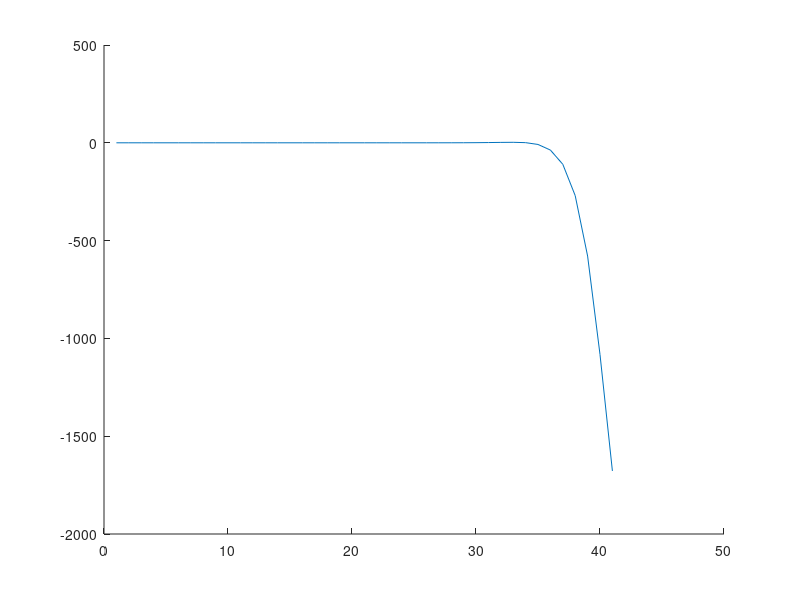

Write MATLAB code to recreate this figure.
% Written by mhamad mahdi salati

% investigation for axial loads
%    The Plane Frame Element K M  Global Matrises
% static anlysis fr step load ,impact load and cretical load
% dynamic anlysis for impact load and harmnic load and...
% euler bernoli beam for mass matrix and stiffness matrix and damping matrix
% newton raphson metod for analysis step
% newmark family metod for analysis dynamic
% impact : impacted mass by bar
%               : impact load
% all by fineit element metod


function []=static_and_dynamic()
clc
% [Node ncon Constraints]= input6();
global A E Ks G I sncon ro_t nsec dx ncon Node sNode_q ax ay az am dt Ty
flag = menu('Select',...
						'Dynamic',...
						'static',...
                        'static of dynamic');
                    if  flag==2;
                         flag1 = 2;%non damping for analysis static
                    elseif flag==1
flag1 = menu('Select',...
						'daming',...
						'no daming');
disp('Please wait ...');
                    else
                        flag1 =2;%non damping for analysis static
                    end
%% Preliminaries of the main while loop
% Deta 0
% A=1; E=30e6;  G=12e6;   I=1/12;
% Deta1
%% deta 1
E= 29e9;    ro_t= 2500;     nu=0.2;     bbbb=0.5;   hhhh=0.3;   L=6;
M2=ro_t*bbbb*hhhh*L;    M1=45*M2;
v0=0;   max_iter=100;
%% deta 2
% E= 210e9;     ro_t=7800;      stress_cr=1500e6;       L=0.193;    nu=0.2;       
% bbbb=8.7*10^-3;     hhhh=0.63*10^-3;    M2=ro_t*bbbb*hhhh*L;    M1=0.369;
% v0=0;   max_iter=50;
%% calc
nsec=10;%Number elemenets beam
Node=zeros(nsec+1,3);
Node(:,1)=0:L/nsec:L;
ncon=zeros(nsec,7);
ncon(:,1)=1:nsec;
ncon(:,2)=2:nsec+1;
c1=1e27;
c2=1e-27;
Constraints=[1	c2	c1	c1
    nsec+1	c1	c1	c1];

A=bbbb*hhhh;        I=bbbb*hhhh^3/12;       r=sqrt(I/A);        ct=sqrt(E/ro_t);
nx=nsec+1;      dx=L/nsec;      %dt=dx/ct;       
% dt=dx/10/ct;

Ty=L/ct;        
TT=5*Ty;
dt=Ty/8;
if flag1 == 1
coef_damp=0.00003;
else
coef_damp=0;%damping
end
nt=floor(TT/dt)+1;% step time
G=E/(2*(1+nu));
%% stiffness Deta
Ks=5/6;
% Ks=1; % Ks is applied in ay and az.
Axx=E*A;
Dxx=E*I;
Sxx=Ks*G*A*0;

%% Deta matrix
ax=1;       ay=1;       az=1;       
if flag == 1
    am=1;
else
    am=0;
end

sncon=size(ncon,1);
sNode=size(Node,1);   sNode_q=2*sNode-1;
wabc=zeros(sncon,3);      uabc=zeros(sncon,3);
% K_sys=zeros(3*sNode,3*sNode);    F_sys=zeros(3*sNode,1);

X_sys_former=zeros(3*sNode_q,1);
x_ele=zeros(sncon,9);  %10*ones(sncon,6);
%%  Applying Boundary Conditions
c1=1e270;
c2=1e-270;
%[node_number rigidity_u rigidity_w rigidity_teta] 
% Constraints=[1	c2	c1	c2
% 5	c1	c2	c1];
Constraints=[1	c2	c1	c2
nsec+1	c1	c1	c2];
[as bs]=find(Constraints>1000);
np_deg=sort(2*3*(-1+Constraints(as))+bs-ones(size(bs,1),1));
% ----------------------
% wab_former=zeros(sncon,1);
%% LOADING static and Deta
f0=0;
q=0.0001;  
load_increment_q0=0.0001;

F0_=3500;  
LL=100;

load_increment_F0=350;

NI_F0=abs(F0_/load_increment_F0);
inp_graph=zeros(NI_F0,1);
F0=load_increment_F0;
Determinant=zeros(NI_F0,1);

NI_q0=q/load_increment_q0;
q0=load_increment_q0;
X_load_incre=zeros(3*sNode_q,NI_F0);

F_app=0;
if flag == 1
dynamic(nt,v0,coef_damp,np_deg,max_iter,F0,x_ele,f0,q0);
elseif flag == 2
 static(F_app,x_ele,f0,q0,X_load_incre,NI_F0,np_deg,load_increment_F0);
else
  dynamic(nt,v0,coef_damp,np_deg,max_iter,F0,x_ele,f0,q0);
end

 %% function uw_element
function [wabc,uabc,x_ele]=uw_ele(ncon,X_sys,sncon)

for el=1:sncon
  n1=ncon(el,1);
  n2=ncon(el,2);
%   r1=3*(n1-1)+1:3*(n1-1)+3;
%   r2=3*(n2-1)+1:3*(n2-1)+3;
  
  r1=3*(n1-1+el-1)+1:3*(n1-1+el-1)+3;   % Note: Just for Unbranched frams
  r2=3*(n2-1+el-1)+1:3*(n2-1+el-1)+3;
  r3=3*(n2-1+el)+1:3*(n2-1+el)+3;
 
  rr=[r1 r2 r3];  
  x_ele(el,:)=X_sys(rr);

  wabc(el,:)=x_ele(el,[2 5 8]);
  
  uabc(el,:)=x_ele(el,[1 4 7]);
end

%% function calculate_K_T_element
function [K_ele, T_ele]=calculate_K_T_element(xa,xc,A,E,Ks,G,I,wabc_e,uabc_e)
Axx=E*A;
Dxx=E*I;
Sxx=Ks*G*A;
xb=0.5*(xa+xc);

i=1:3 ; j=1:3;

NGP=3;
LGP=2;
Gauss_full=gauss(NGP);
Gauss_reduced=gauss(LGP);

%functions needed to be implemented by full integration
% f_K11=(DSx(i))'*DSx(j);
F_K11=0;
for ite=1:NGP
    xi=Gauss_full(ite,1);  wt=Gauss_full(ite,2);
%     S1 =[ 1/2-1/2*xi, 1/2+1/2*xi];
   Jac=xa*xi-1/2*xa-2*xb*xi+xc*xi+1/2*xc;   % Jac =-1/2*xa+1/2*xb;
   DSx =[ -(2*xi-1)/(-2*xa*xi+xa+4*xb*xi-2*xc*xi-xc),      4*xi/(-2*xa*xi+xa+4*xb*xi-2*xc*xi-xc), -(2*xi+1)/(-2*xa*xi+xa+4*xb*xi-2*xc*xi-xc)];
 %DSx =[1/(xa-xb), -1/(xa-xb)];
    
    f_K11=(DSx(i))'*DSx(j);
    F_K11=F_K11+f_K11*wt*Jac;
end
 K11=Axx*F_K11;
 %functions needed to be implemented by reduced integration

wa=wabc_e(1);    wb=wabc_e(2);    wc=wabc_e(3);
ua=uabc_e(1);      ub=uabc_e(2);     uc=uabc_e(3);
F_K12=0;
F_K22_1=0;
F_K22_2=0;
F_K23=0;
F_K33_1=0;
F_K33_2=0;
F_T12_extra=0;    % the word extra is introduced here because T12 has other terms: K12
F_T22_extra_1=0;
F_T22_extra_2=0;
for ite=1:LGP
    xi=Gauss_reduced(ite,1);  wt=Gauss_reduced(ite,2);
    S2(1)=-0.5*(1-xi)*xi;  S2(2)=(1-xi*xi);    S2(3)=0.5*(1+xi)*xi;   %S1 =[ 1/2-1/2*xi, 1/2+1/2*xi];
    Jac=xa*xi-1/2*xa-2*xb*xi+xc*xi+1/2*xc;   % Jac =-1/2*xa+1/2*xb;
   DSx =[ -(2*xi-1)/(-2*xa*xi+xa+4*xb*xi-2*xc*xi-xc),      4*xi/(-2*xa*xi+xa+4*xb*xi-2*xc*xi-xc), -(2*xi+1)/(-2*xa*xi+xa+4*xb*xi-2*xc*xi-xc)];
 %DSx =[1/(xa-xb), -1/(xa-xb)];
%     f_T12_extra=(wa*DSx(1)+wb*DSx(2)).*((DSx(i))'*DSx(j));
%     F_T12_extra=F_T12_extra+f_T12_extra*wt*Jac;
    
    f_T22_extra_1=(ua*DSx(1)+ub*DSx(2)+uc*DSx(3)).*((DSx(i))'*DSx(j));
    F_T22_extra_1=F_T22_extra_1+f_T22_extra_1*wt*Jac;
    
    f_T22_extra_2=((wa*DSx(1)+wb*DSx(2)+wc*DSx(3))^2).*(DSx(i))'*DSx(j);
    F_T22_extra_2=F_T22_extra_2+f_T22_extra_2*wt*Jac;
    
    f_K12=(wa*DSx(1)+wb*DSx(2)+wc*DSx(3)).*((DSx(i))'*DSx(j));
    F_K12=F_K12+f_K12*wt*Jac;
    
    f_K22_1=(DSx(i))'*DSx(j);
    F_K22_1=F_K22_1+f_K22_1*wt*Jac;
    
    f_K22_2=((wa*DSx(1)+wb*DSx(2)+wc*DSx(3))^2).*(DSx(i))'*DSx(j);
    F_K22_2=F_K22_2+f_K22_2*wt*Jac;
    
    f_K23=(DSx(i))'*S2(j);   % or maybe this is true:   DSx(i)*(S1(j))';
    F_K23=F_K23+f_K23*wt*Jac;
    
    f_K33_1=(DSx(i))'*DSx(j);
    F_K33_1=F_K33_1+f_K33_1*wt*Jac;
    
    f_K33_2=(S2(i))'*S2(j);
    F_K33_2=F_K33_2+f_K33_2*wt*Jac;    
end
%  K11=Axx*F_K11;
%  K12=0.5*Axx*F_K12;   K21=2*K12;
 K12=0;   K21=2*K12;
 K13=zeros(3,3);    K31=K13;
 K22=Sxx*F_K22_1+0.5*Axx*F_K22_2;
 K23=Sxx*F_K23;     K32=K23';
 K33=Dxx*F_K33_1+Sxx*F_K33_2;

 K_ele([1 4 7],[1 4 7])=K11;
 K_ele([2 5 8],[2 5 8])=K22;
 K_ele([3 6 9],[3 6 9])=K33;
 K_ele([2 5 8],[1 4 7])=K21;
 K_ele([1 4 7],[2 5 8])=K12;
 K_ele([1 4 7],[3 6 9])=K13;
 K_ele([2 5 8],[3 6 9])=K23;
 K_ele([3 6 9],[1 4 7])=K31;
 K_ele([3 6 9],[2 5 8])=K32;
 
 T11=K11;
 T12=K12+0.5*Axx*F_T12_extra;    %T12=2*K12;
%  T12=2*K12;
 T21=K21;
 T13=K13;    
 T31=K31;
 T22=K22+Axx*(F_T22_extra_1+F_T22_extra_2);
 T23=K23;     
 T32=K32;
 T33=K33;
 
 T_ele([1 4 7],[1 4 7])=T11;
 T_ele([2 5 8],[2 5 8])=T22;
 T_ele([3 6 9],[3 6 9])=T33;
 T_ele([2 5 8],[1 4 7])=T21;
 T_ele([1 4 7],[2 5 8])=T12;
 T_ele([1 4 7],[3 6 9])=T13;
 T_ele([2 5 8],[3 6 9])=T23;
 T_ele([3 6 9],[1 4 7])=T31;
 T_ele([3 6 9],[2 5 8])=T32;
dfgf=0;
return
 
%% function calculate_K__element 3NODE
function [K_ele]=calculate_K__element(xa,xc,A,E,Ks,G,I,wabc_e,uabc_e,ax,ay,az)
Axx=E*A;
Dxx=E*I;
Sxx=Ks*G*A;
xb=0.5*(xa+xc);

i=1:3 ; j=1:3;

NGP=2;
LGP=2;
Gauss_full=gauss(NGP);
Gauss_reduced=gauss(LGP);

%functions needed to be implemented by full integration
% f_K11=(DSx(i))'*DSx(j);
F_K11=0;
for ite=1:NGP
    xi=Gauss_full(ite,1);  wt=Gauss_full(ite,2);
    %     S1 =[ 1/2-1/2*xi, 1/2+1/2*xi];
    Jac=xa*xi-1/2*xa-2*xb*xi+xc*xi+1/2*xc;   % Jac =-1/2*xa+1/2*xb;
    DSx =[ -(2*xi-1)/(-2*xa*xi+xa+4*xb*xi-2*xc*xi-xc),      4*xi/(-2*xa*xi+xa+4*xb*xi-2*xc*xi-xc), -(2*xi+1)/(-2*xa*xi+xa+4*xb*xi-2*xc*xi-xc)];
    %DSx =[1/(xa-xb), -1/(xa-xb)];
    
    f_K11=ax*(DSx(i))'*DSx(j);
    F_K11=F_K11+f_K11*wt*Jac;
end
K11=Axx*F_K11;
%functions needed to be implemented by reduced integration

wa=wabc_e(1);    wb=wabc_e(2);    wc=wabc_e(3);
ua=uabc_e(1);      ub=uabc_e(2);     uc=uabc_e(3);
F_K12=0;
F_K22_1=0;
F_K22_2=0;
F_K23=0;
F_K33_1=0;
F_K33_2=0;

for ite=1:LGP
    xi=Gauss_reduced(ite,1);  wt=Gauss_reduced(ite,2);
    S2(1)=-0.5*(1-xi)*xi;  S2(2)=(1-xi*xi);    S2(3)=0.5*(1+xi)*xi;   %S1 =[ 1/2-1/2*xi, 1/2+1/2*xi];
    Jac=xa*xi-1/2*xa-2*xb*xi+xc*xi+1/2*xc;   % Jac =-1/2*xa+1/2*xb;
    DSx =[ -(2*xi-1)/(-2*xa*xi+xa+4*xb*xi-2*xc*xi-xc),      4*xi/(-2*xa*xi+xa+4*xb*xi-2*xc*xi-xc), -(2*xi+1)/(-2*xa*xi+xa+4*xb*xi-2*xc*xi-xc)];
    
    f_K12=ax*ay*(wa*DSx(1)+wb*DSx(2)+wc*DSx(3)).*((DSx(i))'*DSx(j));
    F_K12=F_K12+f_K12*wt*Jac;
    
    f_K22_1=az*(DSx(i))'*DSx(j);
    F_K22_1=F_K22_1+f_K22_1*wt*Jac;
    
    f_K22_2=ax*ay*((wa*DSx(1)+wb*DSx(2)+wc*DSx(3))^2).*(DSx(i))'*DSx(j);
    F_K22_2=F_K22_2+f_K22_2*wt*Jac;
    
    f_K23=az*(DSx(i))'*S2(j);   % or maybe this is true:   DSx(i)*(S1(j))';
    F_K23=F_K23+f_K23*wt*Jac;
    
    f_K33_1=ay*(DSx(i))'*DSx(j);
    F_K33_1=F_K33_1+f_K33_1*wt*Jac;
    
    f_K33_2=az*(S2(i))'*S2(j);
    F_K33_2=F_K33_2+f_K33_2*wt*Jac;
end
%  K11=Axx*F_K11;
K12=0.5*Axx*F_K12;   K21=2*K12;
K13=zeros(3,3);    K31=K13;
K22=Sxx*F_K22_1+0.5*Axx*F_K22_2;
K23=Sxx*F_K23;     K32=K23';
K33=Dxx*F_K33_1+Sxx*F_K33_2;

K_ele([1 4 7],[1 4 7])=K11;
K_ele([2 5 8],[2 5 8])=K22;
K_ele([3 6 9],[3 6 9])=K33;
K_ele([2 5 8],[1 4 7])=K21;
K_ele([1 4 7],[2 5 8])=K12;
K_ele([1 4 7],[3 6 9])=K13;
K_ele([2 5 8],[3 6 9])=K23;
K_ele([3 6 9],[1 4 7])=K31;
K_ele([3 6 9],[2 5 8])=K32;

return

%% function calculate_K_element 2NODE
function K_ele=calculate_K_element(xa,xb,A,E,Ks,G,I,wab_e)
Axx=E*A;
Dxx=E*I;
Sxx=Ks*G*A;
xab=[xa xb];

i=1:2 ; j=1:2;

NGP=2;
LGP=1;
Gauss_full=gauss(NGP);
Gauss_reduced=gauss(LGP);

%functions needed to be implemented by full integration
% f_K11=(DSx(i))'*DSx(j);
F_K11=0;
for ite=1:NGP
    xi=Gauss_full(ite,1);  wt=Gauss_full(ite,2);
%     S1 =[ 1/2-1/2*xi, 1/2+1/2*xi];
    Jac =-1/2*xa+1/2*xb;
    DSx =[1/(xa-xb), -1/(xa-xb)];
    
    f_K11=(DSx(i))'*DSx(j);
    F_K11=F_K11+f_K11*wt*Jac;
end
 K11=Axx*F_K11;
 %functions needed to be implemented by reduced integration

wa=wab_e(1);    wb=wab_e(2);
F_K12=0;
F_K22_1=0;
F_K22_2=0;
F_K23=0;
F_K33_1=0;
F_K33_2=0;
for ite=1:LGP
    xi=Gauss_reduced(ite,1);  wt=Gauss_reduced(ite,2);
    S1 =[ 1/2-1/2*xi, 1/2+1/2*xi];
    Jac =-1/2*xa+1/2*xb;
    DSx =[1/(xa-xb), -1/(xa-xb)];
    
    f_K12=(wa*DSx(1)+wb*DSx(2)).*((DSx(i))'*DSx(j));
    F_K12=F_K12+f_K12*wt*Jac;
    
    f_K22_1=(DSx(i))'*DSx(j);
    F_K22_1=F_K22_1+f_K22_1*wt*Jac;
    
    f_K22_2=((wa*DSx(1)+wb*DSx(2))^2).*(DSx(i))'*DSx(j);
    F_K22_2=F_K22_2+f_K22_2*wt*Jac;
    
    f_K23=(DSx(i))'*S1(j);   % or maybe this is true:   DSx(i)*(S1(j))';
    F_K23=F_K23+f_K23*wt*Jac;
    
    f_K33_1=(DSx(i))'*DSx(j);
    F_K33_1=F_K33_1+f_K33_1*wt*Jac;
    
    f_K33_2=(S1(i))'*S1(j);
    F_K33_2=F_K33_2+f_K33_2*wt*Jac;    
end
 K11=Axx*F_K11;
 K12=0.5*Axx*F_K12;   K21=2*K12;
 K13=zeros(2,2);    K31=K13;
 K22=Sxx*F_K22_1+0.5*Axx*F_K22_2;
 K23=Sxx*F_K23;     K32=K23';
 K33=Dxx*F_K33_1+Sxx*F_K33_2;
%  
%  K32(1,2)=- K32(1,2);
%   K32(2,1)=- K32(2,1);
%  
 
%  ELK=zeros(6,6);
 ELK([1 4],[1 4])=K11;
 ELK([2 5],[2 5])=K22;
 ELK([3 6],[3 6])=K33;
 ELK([2 5],[1 4])=K21;
 ELK([1 4],[2 5])=K12;
 ELK([1 4],[3 6])=K13;
 ELK([2 5],[3 6])=K23;
 ELK([3 6],[1 4])=K31;
 ELK([3 6],[2 5])=K32;

 K_ele=ELK;    % K_ele=double(ELK);
 return
 
%% function Mass
function [M_ele]=calculate_M_element(xa,xc,ro_t,A,I)

RoA=ro_t*A;
RoI=ro_t*A;
% RoI=ro_t*I;
xb=0.5*(xa+xc);

i=1:3 ; j=1:3;

NGP=3;
LGP=2;
Gauss_full=gauss(NGP);
Gauss_reduced=gauss(LGP);

%functions needed to be implemented by full integration
% f_K11=(DSx(i))'*DSx(j);
F_M11=0;
for ite=1:NGP
    xi=Gauss_full(ite,1);  wt=Gauss_full(ite,2);
    
    S2(1)=-0.5*(1-xi)*xi;  S2(2)=(1-xi*xi);    S2(3)=0.5*(1+xi)*xi;   %S1 =[ 1/2-1/2*xi, 1/2+1/2*xi];
    
    Jac=xa*xi-1/2*xa-2*xb*xi+xc*xi+1/2*xc;   % Jac =-1/2*xa+1/2*xb;
    
    f_M11=(S2(i))'*S2(j);%(DSx(i))'*DSx(j);
    F_M11=F_M11+f_M11*wt*Jac;
    
end
M11=RoA*F_M11;
%functions needed to be implemented by reduced integration

F_M33=0;

for ite=1:LGP
    xi=Gauss_reduced(ite,1);  wt=Gauss_reduced(ite,2);
    S2(1)=-0.5*(1-xi)*xi;  S2(2)=(1-xi*xi);    S2(3)=0.5*(1+xi)*xi;   %S1 =[ 1/2-1/2*xi, 1/2+1/2*xi];
    Jac=xa*xi-1/2*xa-2*xb*xi+xc*xi+1/2*xc;   % Jac =-1/2*xa+1/2*xb;
    f_M33=(S2(i))'*S2(j);
    F_M33=F_M33+f_M33*wt*Jac;
end
F_M22=F_M33;;
M22=RoA*F_M22;
M33=RoI*F_M33;


M13=zeros(3,3);    M31=M13;
M23=zeros(3,3);    M32=M23;
M12=zeros(3,3);    M21=M12;

M_ele([1 4 7],[1 4 7])=M11;
M_ele([2 5 8],[2 5 8])=M22;
M_ele([3 6 9],[3 6 9])=M33;
M_ele([2 5 8],[1 4 7])=M21;
M_ele([1 4 7],[2 5 8])=M12;
M_ele([1 4 7],[3 6 9])=M13;
M_ele([2 5 8],[3 6 9])=M23;
M_ele([3 6 9],[1 4 7])=M31;
M_ele([3 6 9],[2 5 8])=M32;
return

%% function Mass
function [m]=mass_mms(xa,xc,ro,A,I,dx);
    
xb=xc-xa;
m11=0;
for i=1:3
    for j=1:3
    syms x
%     S1 =[ 1/2-1/2*xi, 1/2+1/2*xi];
    S2(1)=(2*x^2)-(3*x)+1;  S2(2)=(-4*x^2)+(4*x);    S2(3)=(2*x^2)-x;   %S1 =[ 1-x, x];
    m11(i,j)=int(S2(i)*S2(j),0,1);
    end
end
 %functions needed to be implemented by reduced integration
 
 S3=[(x^2)-(5*(x^3)/4)-((x^4)/2)+(3*(x^5))
    (dx/4)*(x^2-x^3-x^4+x^5)
    1-(2*x^2)+x^4
    dx*(x-(2*x^2)+x^5)
    x^2+(5*(x^3)/4)-((x^4)/2)-(3*(x^5)/4)
    (dx/4)*(-x^2-x^3+x^4+x^5)];

    syms x
for i=1:6
    for j=1:6
    m22(i,j)=int(S3(i)*S3(j),0,1);
    end
end
 m11=m11*ro*A;
 m22=m22;
 m_ele([1 4 7],[1 4 7])=m11;
 m_ele([2 5 8],[2 5 8])=m22([1 3 5],[1 3 5])*ro*A;
 m_ele([3 6 9],[3 6 9])=m22([2 4 6],[2 4 6])*ro*I;
 m_ele([2 5 8],[1 4 7])=0;%m21;
 m_ele([1 4 7],[2 5 8])=0;%m12;
 m_ele([1 4 7],[3 6 9])=0;%m13;
 m_ele([2 5 8],[3 6 9])=0;%m22([1 3 5],[2 4 6]);
 m_ele([3 6 9],[1 4 7])=0;%m31;
 m_ele([3 6 9],[2 5 8])=0;%m22([2 4 6],[1 3 5]);
 m= m_ele;
 hhh=54;

%% function  calculate_F_element
function F_ele=calculate_F_element(xa,xc,f0,q0,F0)

xb=0.5*(xa+xc);
i=1:3 ; j=1:3;

NGP=3;
LGP=2;
Gauss_full=gauss(NGP);
Gauss_reduced=gauss(LGP);

%functions needed to be implemented by full integration
F_F1=0;
F_F2=0;
for ite=1:NGP
    xi=Gauss_full(ite,1);  wt=Gauss_full(ite,2);
    S2(1)=-0.5*(1-xi)*xi;  S2(2)=(1-xi*xi);    S2(3)=0.5*(1+xi)*xi;   %S1 =[ 1/2-1/2*xi, 1/2+1/2*xi];
    Jac=xa*xi-1/2*xa-2*xb*xi+xc*xi+1/2*xc;   % Jac =-1/2*xa+1/2*xb;
%    DSx =[ -(2*xi-1)/(-2*xa*xi+xa+4*xb*xi-2*xc*xi-xc),      4*xi/(-2*xa*xi+xa+4*xb*xi-2*xc*xi-xc), -(2*xi+1)/(-2*xa*xi+xa+4*xb*xi-2*xc*xi-xc)];
%     DSx =[1/(xa-xb), -1/(xa-xb)];
    f_F1=S2(i);
    F_F1=F_F1+f_F1*wt*Jac;
    f_F2=S2(i);        %S2(i);
    F_F2=F_F2+f_F2*wt*Jac;
end
%  K11=Axx*F_K11;
 F1=f0*F_F1;
 F2=q0*F_F2;
 F3=zeros(3,1);    %F3=q0*F_F3;
F_ele([1;4;7])=F1;
F_ele([2;5;8])=F2;
F_ele([3;6;9])=F3;
F_ele=F_ele';     %F_ele=double(F_ele');
% F_ele=vpa(F_ele');
if xa==0
    F_ele(1,1)=F0;
end
 return

 %% function  Assembling_K_F
function [K_sys,F_sys]=K_F_sys(sNode_q,Node,ncon,uabc,wabc,f0,q0,F_app,ax,ay,az)
global A E Ks G I sncon

K_sys=zeros(3*sNode_q,3*sNode_q);    F_sys=zeros(3*sNode_q,1);

for el=1:sncon
    n1=ncon(el,1);    n2=ncon(el,2);
    xa=Node(n1,1);    xc=Node(n2,1);
    
    wabc_e=wabc(el,:);     uabc_e=uabc(el,:);
    
    % K_ele=calculate_K_element(xa,xb,A,E,Ks,G,I,wab_e,ax,ay,az);
    [K_ele]=calculate_K__element(xa,xc,A,E,Ks,G,I,wabc_e,uabc_e,ax,ay,az);
    F_ele=calculate_F_element(xa,xc,f0,q0,F_app);
    
    % Making K_system and F_system
    r1=3*(n1-1+el-1)+1:3*(n1-1+el-1)+3;   % Note: Just for Unbranched frams
    r2=3*(n2-1+el-1)+1:3*(n2-1+el-1)+3;
    r3=3*(n2-1+el)+1:3*(n2-1+el)+3;
    
    rrr=[r1 r2 r3];
   
    K_sys(rrr(:),rrr(:))=K_sys(rrr(:),rrr(:))+K_ele(:,:);
    F_sys(rrr(:))=F_sys(rrr(:))+F_ele(:);
    
    
end

%% function  Assembling_KT_R
function [T_sys,R_sys]=T_R_sys(x_ele,sNode_q,Node,ncon,uabc,wabc,f0,q0,F_app,ax,ay,az)
global A E Ks G I sncon

T_sys=zeros(3*sNode_q,3*sNode_q);    F_sys=zeros(3*sNode_q,1);
R_sys=zeros(3*sNode_q,1);
for el=1:sncon
    n1=ncon(el,1);    n2=ncon(el,2);
    xa=Node(n1,1);    xc=Node(n2,1);
    
    wabc_e=wabc(el,:);     uabc_e=uabc(el,:);
    
    [K_ele T_ele]=calculate_K_T_element(xa,xc,A,E,Ks,G,I,wabc_e,uabc_e);
    F_ele=calculate_F_element(xa,xc,f0,q0,F_app);
    X_ele=x_ele(el,:);
    R_ele=-(F_ele-K_ele*X_ele');
    
    % Making K_system and F_system
    r1=3*(n1-1+el-1)+1:3*(n1-1+el-1)+3;   % Note: Just for Unbranched frams
    r2=3*(n2-1+el-1)+1:3*(n2-1+el-1)+3;
    r3=3*(n2-1+el)+1:3*(n2-1+el)+3;
    
    rrr=[r1 r2 r3];
    T_sys(rrr(:),rrr(:))=T_sys(rrr(:),rrr(:))+T_ele(:,:);
    R_sys(rrr(:))=R_sys(rrr(:))+R_ele(:);
    
end
h=1;

%% function  Assembling_KT_R
function [T_sys,R_sys]=T_R_sys_Dynamic(x_ele,sNode_q,Node,ncon,uabc,wabc,f0,q0,F_app,ax,ay,az,M_sys_con1,coef_damp,X,Xd,Xdd,XI,XdI,XddI,R_sys_con1)
global A E Ks G I sncon dt am ro_t
persistent gamma_ beta_
if isempty(beta_)
    gamma_=1/2;              beta_=1/4;
end
% [M_sys]=Mass_sys1(sNode_q,Node,ncon,am);
c0 = 1/(beta_*dt*dt) ;
c1 = gamma_/(beta_*dt) ;
c2 = 1/(beta_*dt) ;
c3 = 1/(beta_*2) - 1 ;
c4 = gamma_/beta_ - 1 ;
% c5 = 0.5*dt*(gamma_/beta_ - 2 ) ;
c5 = dt*(gamma_/beta_ - 1 ) ;
c6 = dt*(1 - gamma_ ) ;
c7 = dt* gamma_  ;
T_sys=zeros(3*sNode_q,3*sNode_q);    F_sys=zeros(3*sNode_q,1);
R_sys=zeros(3*sNode_q,1);
for el=1:sncon
    n1=ncon(el,1);    n2=ncon(el,2);
    xa=Node(n1,1);    xc=Node(n2,1);
    
    wabc_e=wabc(el,:);     uabc_e=uabc(el,:);
    
    % K_ele=calculate_K_element(xa,xb,A,E,Ks,G,I,wab_e,ax,ay,az);
    [K_ele T_ele]=calculate_K_T_element(xa,xc,A,E,Ks,G,I,wabc_e,uabc_e);
%     [K_ele]=calculate_K__element(xa,xc,A,E,Ks,G,I,wabc_e,uabc_e,ax,ay,az);
    F_ele=calculate_F_element(xa,xc,f0,q0,F_app);
    X_ele=x_ele(el,:);
%     R_ele=-(F_ele-K_ele*X_ele');
    
    % Making K_system and F_system
    r1=3*(n1-1+el-1)+1:3*(n1-1+el-1)+3;   % Note: Just for Unbranched frams
    r2=3*(n2-1+el-1)+1:3*(n2-1+el-1)+3;
    r3=3*(n2-1+el)+1:3*(n2-1+el)+3;

    rrr=[r1 r2 r3];
    
    Xii=XI(rrr);
    Xdii=XdI(rrr);
    Xddii=XddI(rrr);
    Xi=X(rrr);
    Xdi=Xd(rrr);
    Xddi=Xdd(rrr);
    R_1=R_sys_con1(rrr);
%     M=M_sys(rrr,rrr);
    [M_ele]=calculate_M_element(xa,xc,ro_t,A,I);
    M=M_ele*am;
    C=coef_damp*K_ele;
    Keff = c0*M + c1*C + K_ele ;
    Feff = F_ele+ M*(c0*Xi+c2*Xdi+c3*Xddi) ...
    +C*(c1*Xi+c4*Xdi+c5*Xddi) ;
%     R_ele=(Feff-Keff*X_ele');
%     R_ele=-(M*Xddi + C*Xdi + K_ele*X_ele')+F_ele;
%     R_ele=(M*Xddi + C*Xdi - Keff*X_ele')-Feff;
%     R_ele=-(F_ele-K_ele*X_ele');
%     R_ele=-(F_ele - Keff*X_ele' - M*Xddi - C*Xdi);
%     R_ele=-(F_ele - Keff*X_ele');
%     R_ele=(Feff - K_ele*X_ele');
%     R_ele=F_ele - M*Xddi - C*Xdi - K_ele*Xi;
%     R_ele=Feff - M*Xddi - C*Xdi - Keff*Xi;
%     DYNAMIC=M*(Xddi) + C*(Xdi);
%     DYNAMIC=M*(c3*Xddi) + C*(c4*Xdi);
    DYNAMIC=M*(c0*(Xii-Xi) - c2*Xdi - c3*Xddi) + C*(c1*(Xii-Xi) - c4*Xdi - c5*Xddi);
%     DYNAMIC=C*(c1*(Xii-Xi) - c4*Xdi - c5*Xddi);
%     P= M*Xddii + C*Xdii + Keff*Xii;
%     P= M*Xddi + C*Xdi + K_ele*(Xi);
    P= Keff*(Xii) + DYNAMIC;
%     P= K_ele*(Xi);
%     R_ele= F_ele - DYNAMIC - P;
    R_ele= -F_ele - P;
    l=4;
%     R_ele = F_ele - M*(c0*Xi+c2*Xdi+c3*Xddi) ...
%     - C*(c1*Xi+c4*Xdi+c5*Xddi) -K_ele*Xi;
%     R_ele= Feff - M*Xddi + C*Xdi + Keff*Xi;

%     R_ele=R_ele - R_1;
%     M*(c0*(Xi-Xii) - c2*Xdi - c3*Xddi)
%     C*(c1*(Xi-Xii) - c4*Xdi -c5*Xddi) 
%     K_ele*Xi
    T_sys(rrr(:),rrr(:))=T_sys(rrr(:),rrr(:))+T_ele(:,:);
    R_sys(rrr(:))=R_sys(rrr(:))+R_ele(:);
    
%     K_sys(rrr(:),rrr(:))=K_sys(rrr(:),rrr(:))+K_ele(:,:);
%     F_sys(rrr(:))=F_sys(rrr(:))+F_ele(:);
    
    
end
h=1;

%% function  Assembling_M
function [M_sys]=Mass_sys1(sNode_q,Node,ncon,am)
global A  I sncon ro_t

M_sys=zeros(3*sNode_q,3*sNode_q);

for el=1:sncon
    n1=ncon(el,1);    n2=ncon(el,2);
    xa=Node(n1,1);    xc=Node(n2,1);
    
    % Making K_system and F_system
    r1=3*(n1-1+el-1)+1:3*(n1-1+el-1)+3;   % Note: Just for Unbranched frams
    r2=3*(n2-1+el-1)+1:3*(n2-1+el-1)+3;
    r3=3*(n2-1+el)+1:3*(n2-1+el)+3;    
    rrr=[r1 r2 r3];
    
    [M_ele]=calculate_M_element(xa,xc,ro_t,A,I);    
    M_sys(rrr(:),rrr(:))=M_sys(rrr(:),rrr(:))+(am*M_ele(:,:));
end

%% function  Assembling_M
function [M_sys]=Mass_sys2(sNode_q,Node,ncon,am)
global A  I sncon ro_t dx

M_sys=zeros(3*sNode_q,3*sNode_q);
for el=1:sncon
    n1=ncon(el,1);    n2=ncon(el,2);
    xa=Node(n1,1);    xc=Node(n2,1);
    
    % Making K_system and F_system
    r1=3*(n1-1+el-1)+1:3*(n1-1+el-1)+3;   % Note: Just for Unbranched frams
    r2=3*(n2-1+el-1)+1:3*(n2-1+el-1)+3;
    r3=3*(n2-1+el)+1:3*(n2-1+el)+3;
    rrr=[r1 r2 r3];
    
    [M_ele]=mass_mms(xa,xc,ro_t,A,I,dx);
    M_sys(rrr(:),rrr(:))=M_sys(rrr(:),rrr(:))+(am*M_ele(:,:));
end

 %% function constraints Boundary K AND F
    function [K_sys_con1,F_sys_con1]=K_F_sys_con1(K_sys,F_sys,np_deg,sNode_q)  % apply constraints Boundary conds)
K_sys_con1=K_sys;
F_sys_con1=F_sys;
K_sys_con1(np_deg,:)=0;
K_sys_con1(:,np_deg)=0;
np_z_diag=zeros(3*sNode_q,1);
np_z_diag(np_deg)=1;
np_z_diag_1=diag(np_z_diag);
K_sys_con1=K_sys_con1+np_z_diag_1;
F_sys_con1(np_deg)=0;
 
%% function constraints Boundary KT AND R
    function [T_sys_con1,R_sys_con1]=KT_R_sys_con2(T_sys,R_sys,np_deg,sNode_q)  % apply constraints Boundary conds)
T_sys_con1=T_sys;
R_sys_con1=R_sys;
T_sys_con1(np_deg,:)=0;
T_sys_con1(:,np_deg)=0;
np_z_diag=zeros(3*sNode_q,1);
np_z_diag(np_deg)=1;
np_z_diag_1=diag(np_z_diag);
T_sys_con1=T_sys_con1+np_z_diag_1;
R_sys_con1(np_deg)=0;

%% function constraints Boundary Mass matrix
function [M_sys_con1]=Mass_sys_con1(M_sys,np_deg,sNode_q,am)  % apply constraints Boundary conds)
M_sys_con1=M_sys;
M_sys_con1(np_deg,:)=0;
M_sys_con1(:,np_deg)=0;
np_z_diag=zeros(3*sNode_q,1);
np_z_diag(np_deg)=1;
np_z_diag_1=diag(np_z_diag);
M_sys_con1=M_sys_con1+np_z_diag_1;
M_sys_con1=M_sys_con1*am;

 %% function static anlysis 
function [] =static(F_app,x_ele,f0,q0,X_load_incre,NI_F0,np_deg,load_increment_F0)
global  sncon ncon Node sNode_q ax ay az
wabc=zeros(sncon,3);      uabc=zeros(sncon,3);
% ipmact load Ray Clough
Load=zeros(1,NI_F0);
Load(1,1)=0;
Load(1,2)=5;
Load(1,3)=8;
Load(1,4)=7;
Load(1,5)=5;
Load(1,6)=3;
Load(1,7)=2;
Load(1,8)=1;
Load(1,9)=0;
for nom_inc_F0=1:NI_F0
%% The main while loop
% F_app=F_app+F0;
 F_app=Load(nom_inc_F0);
toler=100;   toler_w=100;   iter=0;
while toler>0.001 && iter<100
    iter=iter+1;
%% Assembling
[T_sys,R_sys]=T_R_sys(x_ele,sNode_q,Node,ncon,uabc,wabc,f0,q0,F_app,ax,ay,az);
%% Applying Boundary Conditions
[T_sys_con1,R_sys_con1]=KT_R_sys_con2(T_sys,R_sys,np_deg,sNode_q);  % apply constraints Boundary conds)
Determinant(nom_inc_F0)=det(1e-6*T_sys_con1);
% ----------------

dx_sys=-T_sys_con1\R_sys_con1;

if iter==1 && nom_inc_F0==1
X_sys=dx_sys;
elseif iter==1
X_sys=X_load_incre(:,nom_inc_F0-1)+dx_sys;
else
X_sys=X_sys_former+dx_sys;
end    %if

toler=sum(abs(R_sys_con1));    %          toler=max(abs(dx_sys));
X_sys_former=X_sys;

%% calculation of wa, wb which are the only nonlinear parameters
for el=1:sncon
  n1=ncon(el,1);
  n2=ncon(el,2);
%   r1=3*(n1-1)+1:3*(n1-1)+3;
%   r2=3*(n2-1)+1:3*(n2-1)+3;
%   rr=[r1 r2];   

  r1=3*(n1-1+el-1)+1:3*(n1-1+el-1)+3;   % Note: Just for Unbranched frams
  r2=3*(n2-1+el-1)+1:3*(n2-1+el-1)+3;
  r3=3*(n2-1+el)+1:3*(n2-1+el)+3;
 
  rr=[r1 r2 r3];  
  x_ele(el,:)=X_sys(rr);
  wabc(el,:)=x_ele(el,[2 5 8]);
  uabc(el,:)=x_ele(el,[1 4 7]);
end

end     %while

    X_load_incre(:,nom_inc_F0)=X_sys;

% inp_graph(nom_inc_F0)=X_load_incre((sNode_q-1)/2*3+1,nom_inc_F0);
inp_graph(nom_inc_F0)=X_load_incre(1,nom_inc_F0);
end     %for nom_inc_F0
%% Showing the element displacements for the maximum applied load.
NI=NI_F0;
hold on
plot(inp_graph,load_increment_F0*(0:NI_F0-1))

 %% function Newmark 
function [X,Xd,Xdd] =Newmark(M,C,K,F,dt,Xi,Xdi,Xddi,sNode_q,n)
persistent gamma_ beta_
if isempty(beta_)
    gamma_=1/2;              beta_=1/4;
end
c0 = 1/(beta_*dt*dt) ;
c1 = gamma_/(beta_*dt) ;
c2 = 1/(beta_*dt) ;
c3 = 1/(beta_*2) - 1 ;
c4 = gamma_/beta_ - 1 ;
c5 = 0.5*dt*(gamma_/beta_ - 2 ) ;
% c5 = dt*(gamma_/beta_ - 1 ) ;
c6 = dt*(1 - gamma_ ) ;
c7 = dt* gamma_  ;
Keff = c0*M + c1*C + K ;
% Feff = F+ M*(c0*Xi+c2*Xdi+c3*Xddi) ...
%     +C*(c1*Xi+c4*Xdi+c5*Xddi) ;
Feff = F;

%  Mii=M((sNode_q-1)/2,(sNode_q-1)/2);
% if Mii==0
%     X=Keff\Feff;
%     X=X+Xi;
% else
    X=Keff\Feff;
    X=X+Xi;
% end

Xdd= c0*(X-Xi) - c2*Xdi - c3*Xddi ;
Xd = Xdi + c6*Xddi + c7*Xdd ;



%% function dynamic 
function [] =dynamic(nt,v0,coef_damp,np_deg,max_iter,F0,x_ele,f0,q0)
    global  sncon ncon Node sNode_q ax ay az am dt Ty
    % ipmact load Ray Clough
    Load=zeros(1,nt);
    Load(1,1)=0;
    Load(1,2)=5;
    Load(1,3)=8;
    Load(1,4)=7;
    Load(1,5)=5;
    Load(1,6)=3;
    Load(1,7)=2;
    Load(1,8)=1;
    Load(1,9)=0;
    Xmat=zeros(3*sNode_q,nt);
    Xdmat=zeros(3*sNode_q,nt);
    Xddmat=zeros(3*sNode_q,nt);
%     Xmat(1,1)=0.2;
%     Xdmat(1,1)=5;
% Assembling mass matrix
    [M_sys]=Mass_sys1(sNode_q,Node,ncon,am);
%     [M_sys]=Mass_sys2(sNode_q,Node,ncon,am);
% Applying Boundary Conditions mass matrix
    [M_sys_con1]=Mass_sys_con1(M_sys,np_deg,sNode_q,am);
    for n=1:nt-1
%          F_app=10*sin(5*n*dt/Ty);
%          F_app=10;
%          F_app=0;
         F_app=Load(n+1);
%          F_app=F_app+F0;
        toler=100;   toler_w=100;   iter=0;
        if n==1
            X_sys=zeros(3*sNode_q,1);
%             [X_sys]=Boundary(E,ro_t,L,v0,sncon,dx,sNode_q,r,stress_cr);
            Xmat(:,1)=X_sys;
            dXmat(1,1)=v0;
            [wabc,uabc,x_ele]=uw_ele(ncon,X_sys,sncon);
            R_sys_con1=zeros(3*sNode_q,1);
        end %end if n==1

        while  toler>0.001 && iter<max_iter
            iter=iter+1;
            
%         Assembling
            Xi=Xmat(:,n);
            Xdi=Xdmat(:,n);
            Xddi=Xddmat(:,n);
            XI=Xmat(:,n+1);
            XdI=Xdmat(:,n+1);
            XddI=Xddmat(:,n+1);
            
%          Mii=M_sys_con1((sNode_q-1)/2,(sNode_q-1)/2);%dynamic analysis
%             if Mii==0% static analysis
%                 XI=Xmat(:,n+1);
%                 XdI=Xdmat(:,n+1);
%                 XddI=Xddmat(:,n+1);
%             else% dynamic analysis
                if iter==1
                    XI=Xmat(:,n);
                    XdI=Xdmat(:,n);
                    XddI=Xddmat(:,n);
%                 else
%                     XI=Xmat(:,n+1);
%                     XdI=Xdmat(:,n+1);
%                     XddI=Xddmat(:,n+1);
                end
%             end
            
            if n==1 
                XI=zeros(3*sNode_q,1);
            else
            XI=Xmat(:,n-1);
            end
            
            [T_sys,R_sys]=T_R_sys_Dynamic(x_ele,sNode_q,Node,ncon,uabc,wabc,f0,q0,F_app,ax,ay,az,M_sys_con1,coef_damp,Xi,Xdi,Xddi,XI,XdI,XddI,R_sys_con1);
%             [T_sys,R_sys]=T_R_sys(x_ele,sNode_q,Node,ncon,uabc,wabc,f0,q0,F_app,ax,ay,az)%         Applying Boundary Conditions
            [T_sys_con1,R_sys_con1]=KT_R_sys_con2(T_sys,R_sys,np_deg,sNode_q);  % apply constraints Boundary conds)
            C=coef_damp*T_sys_con1;
             X_sys_former=X_sys;     
%              f=F_sys_con1;
%              k3=K_sys_con1;
             f=R_sys_con1;
             k3=T_sys_con1;
            
            if n==1 && iter==1;
                  dddXmat=(f-k3*Xi-C*Xdi)\M_sys_con1;
                  ddXmat(:,1)=dddXmat';
            end
            [X,Xd,Xdd] =Newmark(M_sys_con1,C,k3,f,dt,Xi,Xdi,Xddi,sNode_q,n);
            
            XI=X;
            XdI=Xd;
            XddI=Xdd;
            
            X_sys=X;
%             [wabc,uabc,x_ele]=uw_ele(ncon,X_sys,sncon);
            for el=1:sncon
          n1=ncon(el,1);
          n2=ncon(el,2);
%           r1=3*(n1-1)+1:3*(n1-1)+3;
%           r2=3*(n2-1)+1:3*(n2-1)+3;
%           rr=[r1 r2];  

          r1=3*(n1-1+el-1)+1:3*(n1-1+el-1)+3;   % Note: Just for Unbranched frams
          r2=3*(n2-1+el-1)+1:3*(n2-1+el-1)+3;
          r3=3*(n2-1+el)+1:3*(n2-1+el)+3;

          rr=[r1 r2 r3];  
          x_ele(el,:)=X_sys(rr);

          wabc(el,:)=x_ele(el,[2 5 8]);

          uabc(el,:)=x_ele(el,[1 4 7]);
        end
%             contorol
            toler=max(abs((X_sys_former-X_sys)./X_sys));

            if iter>max_iter
                break
            end

        end
        Xmat(:,n+1)=X;
        Xdmat(:,n+1)=Xd;
        Xddmat(:,n+1)=Xdd;
    end
        
hold on
draw= Xmat((sNode_q-1)/2*3+1,:);
draw2= Xmat((sNode_q-1)/2*3+2,:);
draw3= Xmat((sNode_q-1)/2*3+3,:);
draw1= Xmat(1,:);
draw12= Xmat(2,:);
draw13= Xmat(3,:);
% draw= Xmat(1,:);
% draw1= E*(Xmat(sNode_q*3-2,:)-Xmat(sNode_q*3-8,:))/dx;
% draw2= E*(Xmat(3*3-2,:)-Xmat(3*3-8,:))/dx;
% tvec=0:dt:TT;
% plot(tvec,draw);
plot(draw1);
% plot(draw3);

% plot(draw2);
% plot(draw12);
% plot(draw3);
% plot(draw13);


%% Gauss integration 
 function Gauss=gauss(NGP)

% gauss=cell(5,1);
% gauss{1}=[0 2];
% gauss{2}=[0.5773502692 1
%                -0.5773502692 1];
% gauss{3}=[0.7745966692 0.5555555555
%                 0 0.8888888889
%                 -0.7745966692 0.5555555555];
% gauss{4}=[0.3399810435 0.6521451548
%                 0.8611363116 0.3478548451
%                 -0.3399810435 0.6521451548
%                 -0.8611363116 0.3478548451];
% gauss{5}=[0.5384693101 0.4786286705
%                 0.9061798459 0.2369268850
%                 0.0000000000 0.5688888889
%                 -0.5384693101 0.4786286705
%                 -0.9061798459 0.2369268850];    
            
gauss{1}=[0 2];
gauss{2}=[1/sqrt(3) 1
               -1/sqrt(3) 1];
gauss{3}=[sqrt(0.6) 5/9
                0 8/9
                -sqrt(0.6) 5/9];
            const1=sqrt(4.8);
gauss{4}=[sqrt((3+const1)/7) 0.5-1/(3*const1)
                sqrt((3-const1)/7) 0.5+1/(3*const1)
                -sqrt((3-const1)/7) 0.5+1/(3*const1)
                -sqrt((3+const1)/7) 0.5-1/(3*const1)];
gauss{5}=[0.5384693101 0.4786286705
                0.9061798459 0.2369268850
                0.0000000000 0.5688888889
                -0.5384693101 0.4786286705
                -0.9061798459 0.2369268850];     
   Gauss=gauss{NGP};                   
 return

%% function input6
     function [Node ncon Constraints]=input6()
c1=1e270;
c2=1e-270;
%[node_number rigidity_u rigidity_w rigidity_teta] 

Constraints=[1	c2	c1	c2
21	c1	c1	c2];

force=[];

%%Node  &   ncon
poisson_ratio=0 ; %No Pois. Coupl. poisson_ratio=0    Poi. Coup. included    =0.3

%%ncon
%3: inner diameter 4:epsilon=raphness   5:E  6:G   7:Rho   8:thickness  9:poisson ratio
Node=[								
0	0	0
5	0	0
10	0	0
15	0	0
20	0	0
25	0	0
30	0	0
35	0	0
40	0	0
45	0	0
50	0	0
55	0	0
60	0	0
65	0	0
70	0	0
75	0	0
80	0	0
85	0	0
90	0	0
95	0	0
100	0	0
];								
ncon=[								
1	2	0.797	0.00004	30000000	12000000	7900	0.008	0.3
2	3	0.797	0.00004	30000000	12000000	7900	0.008	0.3
3	4	0.797	0.00004	30000000	12000000	7900	0.008	0.3
4	5	0.797	0.00004	30000000	12000000	7900	0.008	0.3
5	6	0.797	0.00004	30000000	12000000	7900	0.008	0.3
6	7	0.797	0.00004	30000000	12000000	7900	0.008	0.3
7	8	0.797	0.00004	30000000	12000000	7900	0.008	0.3
8	9	0.797	0.00004	30000000	12000000	7900	0.008	0.3
9	10	0.797	0.00004	30000000	12000000	7900	0.008	0.3
10	11	0.797	0.00004	30000000	12000000	7900	0.008	0.3
11	12	0.797	0.00004	30000000	12000000	7900	0.008	0.3
12	13	0.797	0.00004	30000000	12000000	7900	0.008	0.3
13	14	0.797	0.00004	30000000	12000000	7900	0.008	0.3
14	15	0.797	0.00004	30000000	12000000	7900	0.008	0.3
15	16	0.797	0.00004	30000000	12000000	7900	0.008	0.3
16	17	0.797	0.00004	30000000	12000000	7900	0.008	0.3
17	18	0.797	0.00004	30000000	12000000	7900	0.008	0.3
18	19	0.797	0.00004	30000000	12000000	7900	0.008	0.3
19	20	0.797	0.00004	30000000	12000000	7900	0.008	0.3
20	21	0.797	0.00004	30000000	12000000	7900	0.008	0.3
];								

 return 
